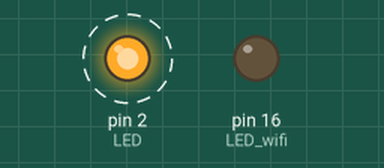
Simulated run of this program. Board: MicroPython board. Parts: output pins drawn as LEDs (lit = HIGH). Dashed ring = blinking. WiFi joins after 1.5 s; the interpreter's speed is modelled, so counts of loop turns are approximate; what the program prints to the serial console is not drawn.

Above: at 2.0 s.
Timing chart, 0 to 6.1 s (numbered marks = the images above):
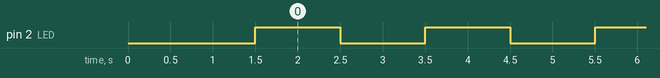

Measured:
- by itself, pin 2 (LED): alternates HIGH for 1.0 s and LOW for 1.0 s

The program:

main.py
```python
import machine
import time##导入machine库与time库
import wifi

ssid="Ap"
password="12345678"


LED_wifi=machine.Pin(16,machine.Pin.OUT)

if(wifi.do_connect(ssid,password)):
    LED_wifi.value(0)##连接到wifi，常亮
else:
    print('wifi连接失败，检查ssid和password')
    print("ssid:%s"%ssid)
    print("password:%s"%password)
    while(1):##无法连接到wifi，快速闪动
        LED_wifi.value(1)
        time.sleep_ms(100)
        LED_wifi.value(0)
        time.sleep_ms(100)

LED=machine.Pin(2,machine.Pin.OUT)##配置GPIO2为输出状态

while(1):
    LED.value(1)##GPIO输出高电平，对于电路来说，LED是灭的。
    time.sleep_ms(1000)##延时1S
    LED.value(0)
    time.sleep_ms(1000)
```

wifi.py
```python
import network


def do_connect(essid, password):
    i=0
    wlan = network.WLAN(network.STA_IF)
    wlan.active(True)
    if not wlan.isconnected():
        print('连接WIFI...')
        wlan.connect(essid, password)
        while not wlan.isconnected():
            i=i+1
            if(i>200000):
                return 0
    print('网络配置信息：', wlan.ifconfig())
    return 1
```
